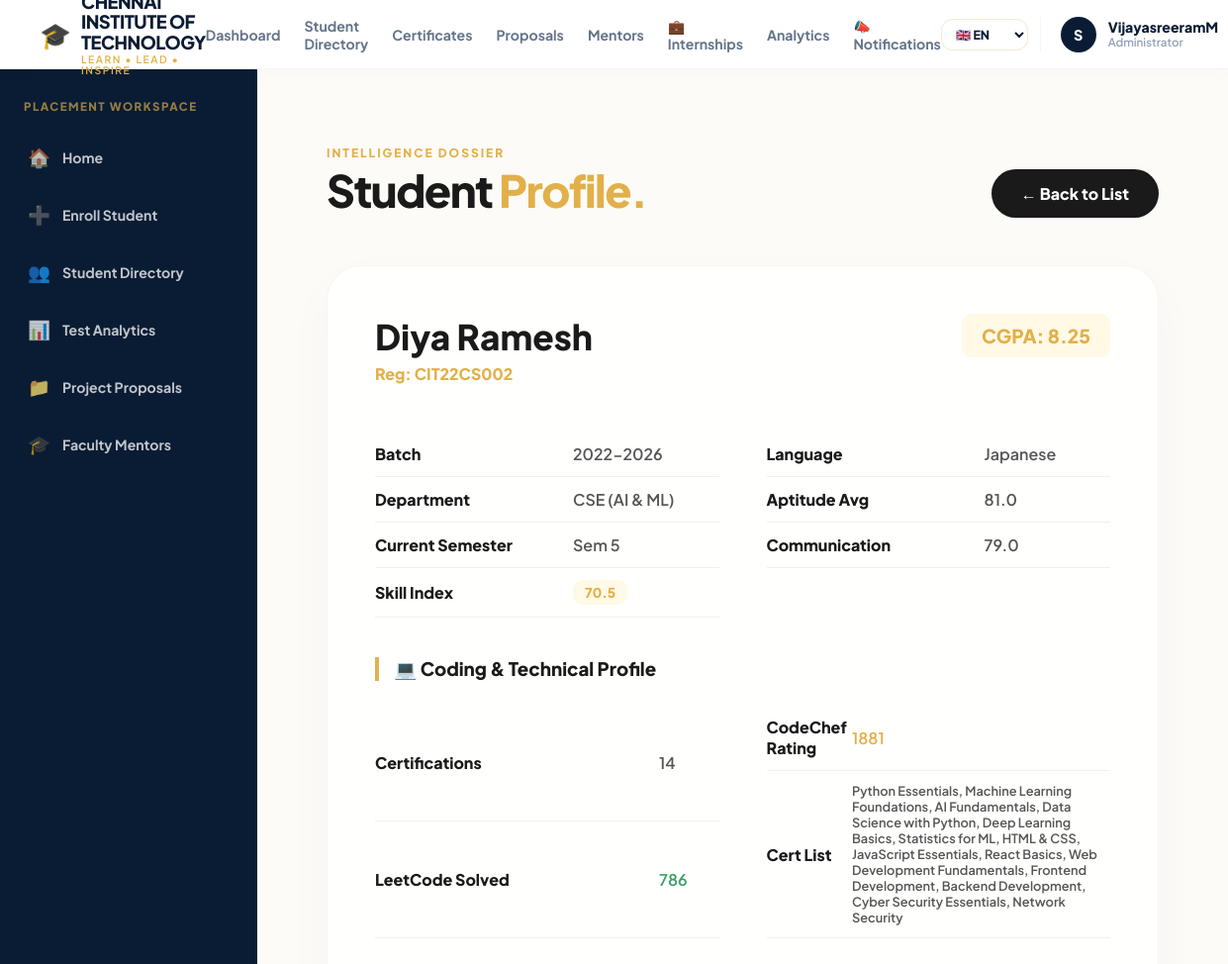
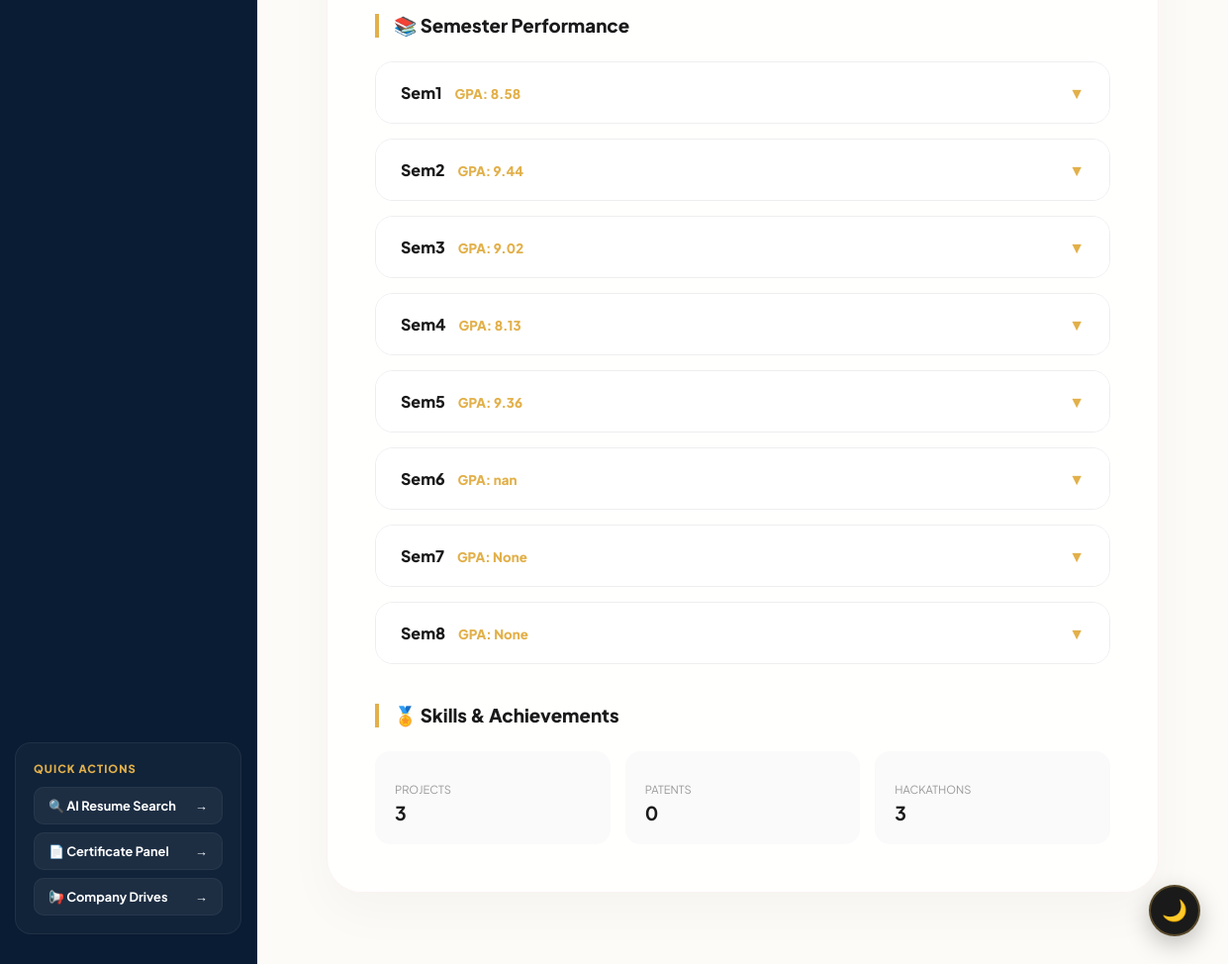
Screenshot of /admin/student/CIT22CS002 (signed in) with the database file from the repository (2 pictures, top to bottom).
### models.py (models this page shows)
class Student(db.Model):
    __tablename__ = "students"
    id                          = db.Column(db.Integer, primary_key=True)
    batch                       = db.Column(db.String(20))
    department                  = db.Column(db.String(100))
    student_id                  = db.Column(db.String(50))
    register_number             = db.Column(db.String(50), unique=True, nullable=False, index=True)
    student_name                = db.Column(db.String(200))
    gender                      = db.Column(db.String(20))
    current_sem                 = db.Column(db.Integer)
    foreign_language_known      = db.Column(db.String(100))
    password                    = db.Column(db.Text)
    cgpa                        = db.Column(db.Float)
    sem1_gpa                    = db.Column(db.Float)
    sem2_gpa                    = db.Column(db.Float)
    sem3_gpa                    = db.Column(db.Float)
    sem4_gpa                    = db.Column(db.Float)
    sem5_gpa                    = db.Column(db.Float)
    sem6_gpa                    = db.Column(db.Float)
    sem7_gpa                    = db.Column(db.Float)
    sem8_gpa                    = db.Column(db.Float)
    sem1_subjects               = db.Column(db.Text)
    sem1_ia1                    = db.Column(db.Text)
    sem1_ia2                    = db.Column(db.Text)
    sem1_model                  = db.Column(db.Text)
    sem1_grades                 = db.Column(db.Text)
    sem2_subjects               = db.Column(db.Text)
    sem2_ia1                    = db.Column(db.Text)
    sem2_ia2                    = db.Column(db.Text)
    sem2_model                  = db.Column(db.Text)
    sem2_grades                 = db.Column(db.Text)
    sem3_subjects               = db.Column(db.Text)
    sem3_ia1                    = db.Column(db.Text)
    sem3_ia2                    = db.Column(db.Text)
    sem3_model                  = db.Column(db.Text)
    sem3_grades                 = db.Column(db.Text)
    sem4_subjects               = db.Column(db.Text)
    sem4_ia1                    = db.Column(db.Text)
    sem4_ia2                    = db.Column(db.Text)
    sem4_model                  = db.Column(db.Text)
    sem4_grades                 = db.Column(db.Text)
    sem5_subjects               = db.Column(db.Text)
    sem5_ia1                    = db.Column(db.Text)
    sem5_ia2                    = db.Column(db.Text)
    sem5_model                  = db.Column(db.Text)
    sem5_grades                 = db.Column(db.Text)
    sem6_subjects               = db.Column(db.Text)
    sem6_ia1                    = db.Column(db.Text)
    sem6_ia2                    = db.Column(db.Text)
    sem6_model                  = db.Column(db.Text)
    sem6_grades                 = db.Column(db.Text)
    sem7_subjects               = db.Column(db.Text)
    sem7_ia1                    = db.Column(db.Text)
    sem7_ia2                    = db.Column(db.Text)
    sem7_model                  = db.Column(db.Text)
    sem7_grades                 = db.Column(db.Text)
    sem8_subjects               = db.Column(db.Text)
    sem8_ia1                    = db.Column(db.Text)
    sem8_ia2                    = db.Column(db.Text)
    sem8_model                  = db.Column(db.Text)
    sem8_grades                 = db.Column(db.Text)
    projects_done               = db.Column(db.Integer, default=0)
    research_papers_published   = db.Column(db.Integer, default=0)
    review_papers_published     = db.Column(db.Integer, default=0)
    patents_granted             = db.Column(db.Integer, default=0)
    hackathons_participated     = db.Column(db.Integer, default=0)
    hackathons_won_top100       = db.Column(db.Integer, default=0)
    weekly_aptitude_avg         = db.Column(db.Float, default=0)
    avg_communication_score     = db.Column(db.Float, default=0)
    number_of_certifications    = db.Column(db.Integer, default=0)
    leetcode_problems_solved    = db.Column(db.Integer, default=0)
    codechef_rating             = db.Column(db.Integer, default=0)
    certifications_list         = db.Column(db.Text)
    certifications_list_with_date = db.Column(db.Text)
    certificate_course_level    = db.Column(db.Text)
    certificate_platform        = db.Column(db.Text)
    certificate_domain          = db.Column(db.Text)
    certificate_completion_year = db.Column(db.Text)
    skill_index                 = db.Column(db.Float, default=0)
    skill_level                 = db.Column(db.String(50))
    resume_email                = db.Column(db.String(100), nullable=True)
    resume_phone                = db.Column(db.String(50), nullable=True)
    resume_linkedin             = db.Column(db.String(200), nullable=True)
    resume_github               = db.Column(db.String(200), nullable=True)
    resume_summary              = db.Column(db.Text, nullable=True)
    resume_work_experience      = db.Column(db.Text, nullable=True)
    is_active                   = db.Column(db.Boolean, default=True, nullable=False, index=True)
    deleted_at                  = db.Column(db.DateTime, nullable=True)
    deleted_by                  = db.Column(db.String(100), nullable=True)
    certificates  = db.relationship("Certificate", backref="student", lazy=True,
                                    foreign_keys="Certificate.register_number",
                                    primaryjoin="Student.register_number == Certificate.register_number",
                                    cascade="all, delete-orphan")
    test_results  = db.relationship("TestResult", backref="student", lazy=True,
                                    foreign_keys="TestResult.register_number",
                                    primaryjoin="Student.register_number == TestResult.register_number",
                                    cascade="all, delete-orphan")
    def to_dict(self):
        return {
            "Batch":                          self.batch,
            "Department":                     self.department,
            "Student_ID":                     self.student_id,
            "Register_Number":                self.register_number,
            "Student_Name":                   self.student_name,
            "Gender":                         self.gender,
            "Current_Sem":                    self.current_sem,
            "Foreign_Language_Known":         self.foreign_language_known,
            "Password":                       self.password,
            "CGPA":                           self.cgpa,
            "Sem1_GPA": self.sem1_gpa, "Sem2_GPA": self.sem2_gpa,
            "Sem3_GPA": self.sem3_gpa, "Sem4_GPA": self.sem4_gpa,
            "Sem5_GPA": self.sem5_gpa, "Sem6_GPA": self.sem6_gpa,
            "Sem7_GPA": self.sem7_gpa, "Sem8_GPA": self.sem8_gpa,
            "Sem1_Subjects": self.sem1_subjects, "Sem1_IA1": self.sem1_ia1,
            "Sem1_IA2": self.sem1_ia2, "Sem1_Model": self.sem1_model, "Sem1_Grades": self.sem1_grades,
            "Sem2_Subjects": self.sem2_subjects, "Sem2_IA1": self.sem2_ia1,
            "Sem2_IA2": self.sem2_ia2, "Sem2_Model": self.sem2_model, "Sem2_Grades": self.sem2_grades,
            "Sem3_Subjects": self.sem3_subjects, "Sem3_IA1": self.sem3_ia1,
            "Sem3_IA2": self.sem3_ia2, "Sem3_Model": self.sem3_model, "Sem3_Grades": self.sem3_grades,
            "Sem4_Subjects": self.sem4_subjects, "Sem4_IA1": self.sem4_ia1,
            "Sem4_IA2": self.sem4_ia2, "Sem4_Model": self.sem4_model, "Sem4_Grades": self.sem4_grades,
            "Sem5_Subjects": self.sem5_subjects, "Sem5_IA1": self.sem5_ia1,
            "Sem5_IA2": self.sem5_ia2, "Sem5_Model": self.sem5_model, "Sem5_Grades": self.sem5_grades,
            "Sem6_Subjects": self.sem6_subjects, "Sem6_IA1": self.sem6_ia1,
            "Sem6_IA2": self.sem6_ia2, "Sem6_Model": self.sem6_model, "Sem6_Grades": self.sem6_grades,
            "Sem7_Subjects": self.sem7_subjects, "Sem7_IA1": self.sem7_ia1,
            "Sem7_IA2": self.sem7_ia2, "Sem7_Model": self.sem7_model, "Sem7_Grades": self.sem7_grades,
            "Sem8_Subjects": self.sem8_subjects, "Sem8_IA1": self.sem8_ia1,
            "Sem8_IA2": self.sem8_ia2, "Sem8_Model": self.sem8_model, "Sem8_Grades": self.sem8_grades,
            "Projects_Done":                  self.projects_done,
            "Research_Papers_Published":      self.research_papers_published,
            "Review_Papers_Published":        self.review_papers_published,
            "Patents_Granted":                self.patents_granted,
            "Hackathons_Participated":        self.hackathons_participated,
            "Hackathons_Won_Top100":          self.hackathons_won_top100,
            "Weekly_Aptitude_Avg":            self.weekly_aptitude_avg,
            "Avg_Communication_Score":        self.avg_communication_score,
            "Number_of_Certifications":       self.number_of_certifications,
            "LeetCode_Problems_Solved":       self.leetcode_problems_solved,
            "CodeChef_Rating":                self.codechef_rating,
            "Certifications_List":            self.certifications_list,
            "Certifications_List_With_Date":  self.certifications_list_with_date,
            "Certificate_Course_Level":       self.certificate_course_level,
            "Certificate_Platform":           self.certificate_platform,
            "Certificate_Domain":             self.certificate_domain,
            "Certificate_Completion_Year":    self.certificate_completion_year,
            "skill_index":                    self.skill_index,
            "skill_level":                    self.skill_level,
            "deleted_at":                     self.deleted_at.isoformat() if self.deleted_at else None,
            "deleted_by":                     self.deleted_by,
        }

### blueprints/admin.py (the view)
@admin_bp.route("/student/<reg_no>")
@admin_required
def student_profile(reg_no):
    df = read_master_df()
    if df.empty:
        flash("No student data available.")
        return redirect(url_for("admin.view_students"))
    reg_no = str(reg_no)
    student = df[df["Register_Number"].astype(str) == reg_no]
    if student.empty:
        flash("Student not found.")
        return redirect(url_for("admin.view_students"))
    student_data = student.to_dict(orient="records")[0]
    semesters = []
    for i in range(1, 11):
        if f"Sem{i}_GPA" in df.columns:
            semesters.append(f"Sem{i}")
    return render_template(
        "student_profile.html",
        student=student_data,
        semesters=semesters
    )

### templates/student_profile.html (shortened to what this page needs)
{% extends 'base.html' %}
{% block content %}
<div class="elephant-profile-wrapper">
    {% if student %}
    <header class="giraffe-header">
        <div>
            <span style="color: var(--primary-gold); font-weight: 800; text-transform: uppercase; letter-spacing: 2px; font-size: 0.75rem;">Intelligence Dossier</span>
            <h2>Student <span>Profile.</span></h2>
        </div>
        <a href="{{ url_for('admin.view_students') }}" class="lion-back-btn">← Back to List</a>
    </header>
    <div class="gazelle-profile-card">
        <div style="display: flex; justify-content: space-between; align-items: flex-start; margin-bottom: 2rem;">
            <div>
                <h1 style="font-weight: 900; color: var(--dark); margin: 0; font-size: 2.2rem;">{{ student.Student_Name }}</h1>
                <p style="color: var(--primary-gold); font-weight: 800; margin-top: 5px;">Reg: {{ student.Register_Number }}</p>
            </div>
            <div style="text-align: right;">
                <span class="owl-pill" style="font-size: 1.2rem; padding: 10px 20px;">CGPA: {{ student.CGPA }}</span>
            </div>
        </div>
        <div style="display: grid; grid-template-columns: 1fr 1fr; gap: 3rem;">
            <div>
                <table class="zebra-info-table">
                    <tr><td><b>Batch</b></td><td>{{ student.Batch }}</td></tr>
                    <tr><td><b>Department</b></td><td>{{ student.Department }}</td></tr>
                    <tr><td><b>Current Semester</b></td><td>Sem {{ student.Current_Sem }}</td></tr>
                    <tr><td><b>Skill Index</b></td><td><span class="owl-pill">{{ student.skill_index }}</span></td></tr>
                </table>
            </div>
            <div>
                <table class="zebra-info-table">
                    <tr><td><b>Language</b></td><td>{{ student.Foreign_Language_Known }}</td></tr>
                    <tr><td><b>Aptitude Avg</b></td><td>{{ student.Weekly_Aptitude_Avg }}</td></tr>
                    <tr><td><b>Communication</b></td><td>{{ student.Avg_Communication_Score }}</td></tr>
                </table>
            </div>
        </div>
        <h3>💻 Coding & Technical Profile</h3>
        <div style="display: grid; grid-template-columns: 1fr 1fr; gap: 3rem;">
            <table class="zebra-info-table">
                <tr><td><b>Certifications</b></td><td>{{ student.Number_of_Certifications }}</td></tr>
                <tr><td><b>LeetCode Solved</b></td><td style="color: #38a169;">{{ student.LeetCode_Problems_Solved }}</td></tr>
            </table>
            <table class="zebra-info-table">
                <tr><td><b>CodeChef Rating</b></td><td style="color: var(--primary-gold);">{{ student.CodeChef_Rating }}</td></tr>
                <tr><td><b>Cert List</b></td><td style="font-size: 0.8rem;">{{ student.Certifications_List }}</td></tr>
            </table>
        </div>
        <h3>📚 Semester Performance</h3>
        <div class="semester-section">
            {% for sem in semesters %}
            {% set gpa_key = sem + '_GPA' %}
            {% set subjects = student.get(sem + '_Subjects', '') %}
            {% set ia1 = student.get(sem + '_IA1', '') %}
            {% set ia2 = student.get(sem + '_IA2', '') %}
            {% set model = student.get(sem + '_Model', '') %}
            {% set grades = student.get(sem + '_Grades', '') %}
            <div class="python-sem-box">
                <div class="semester-header" onclick="toggleSemester('{{ sem }}')">
                    <span style="font-weight: 800; color: var(--dark);">
                        {{ sem|capitalize }} <small style="color: var(--primary-gold); margin-left: 10px;">GPA: {{ student[gpa_key] if gpa_key in student else 'N/A' }}</small>
                    </span>
                    <span class="arrow" id="arrow-{{ sem }}" style="color: var(--primary-gold);">▼</span>
                </div>
                            {% set subject_list = (subjects|string).split(',') if subjects else [] %}
                            {% set ia1_list = (ia1|string).split(',') if ia1 else [] %}
                            {% set ia2_list = (ia2|string).split(',') if ia2 else [] %}
                            {% set model_list = (model|string).split(',') if model else [] %}
                            {% set grade_list = (grades|string).split(',') if grades else [] %}
            </div>
            {% endfor %}
        </div>
        <h3>🏅 Skills & Achievements</h3>
        <div style="display: grid; grid-template-columns: repeat(3, 1fr); gap: 15px;">
            <div style="background: #fafafa; padding: 20px; border-radius: 15px;">
                <p style="font-size: 0.7rem; color: #999; margin-bottom: 5px;">PROJECTS</p>
                <b style="font-size: 1.2rem;">{{ student.Projects_Done }}</b>
            </div>
            <div style="background: #fafafa; padding: 20px; border-radius: 15px;">
                <p style="font-size: 0.7rem; color: #999; margin-bottom: 5px;">PATENTS</p>
                <b style="font-size: 1.2rem;">{{ student.Patents_Granted }}</b>
            </div>
            <div style="background: #fafafa; padding: 20px; border-radius: 15px;">
                <p style="font-size: 0.7rem; color: #999; margin-bottom: 5px;">HACKATHONS</p>
                <b style="font-size: 1.2rem;">{{ student.Hackathons_Participated }}</b>
            </div>
        </div>
    </div>
    {% else %}
    <div class="gazelle-profile-card" style="text-align: center; padding: 100px;">
        <p style="color: #e11d48; font-weight: 800;">Student data not found in the master database.</p>
    </div>
    {% endif %}
</div>
{% endblock %}

### rows the page displays
Student: Student_Name "Diya Ramesh", Register_Number "CIT22CS002", Batch "2022-2026", Department "CSE (AI & ML)", Foreign_Language_Known "Japanese", Certifications_List "Python Essentials, Machine Learning Foundations, AI Fundamentals, Data Science with Python, Deep Learning Basics, Statistics for ML, HTML & CSS, JavaScript Essentials, React Basics, Web Development Fundamentals, Frontend Development, Backend Development, Cyber Security Essentials, Network Security"

### other values shown
{{ session.admin_user }} "VijayasreeramM"
{{ student.CGPA }} "8.25"
{{ student.Current_Sem }} "5"
{{ student.skill_index }} "70.5"
{{ student.Weekly_Aptitude_Avg }} "81.0"
{{ student.Avg_Communication_Score }} "79.0"
{{ student.Number_of_Certifications }} "14"
{{ student.LeetCode_Problems_Solved }} "786"
{{ student.CodeChef_Rating }} "1881"
{{ sem|capitalize }} "Sem1" "Sem2" "Sem3" "Sem4" "Sem5" "Sem6" "Sem7" "Sem8"
{{ student[gpa_key] if gpa_key in student else 'N/A' }} "8.58" "9.44" "9.02" "8.13" "9.36" "nan" "None" "None"
{{ student.Projects_Done }} "3"
{{ student.Patents_Granted }} "0"
{{ student.Hackathons_Participated }} "3"
